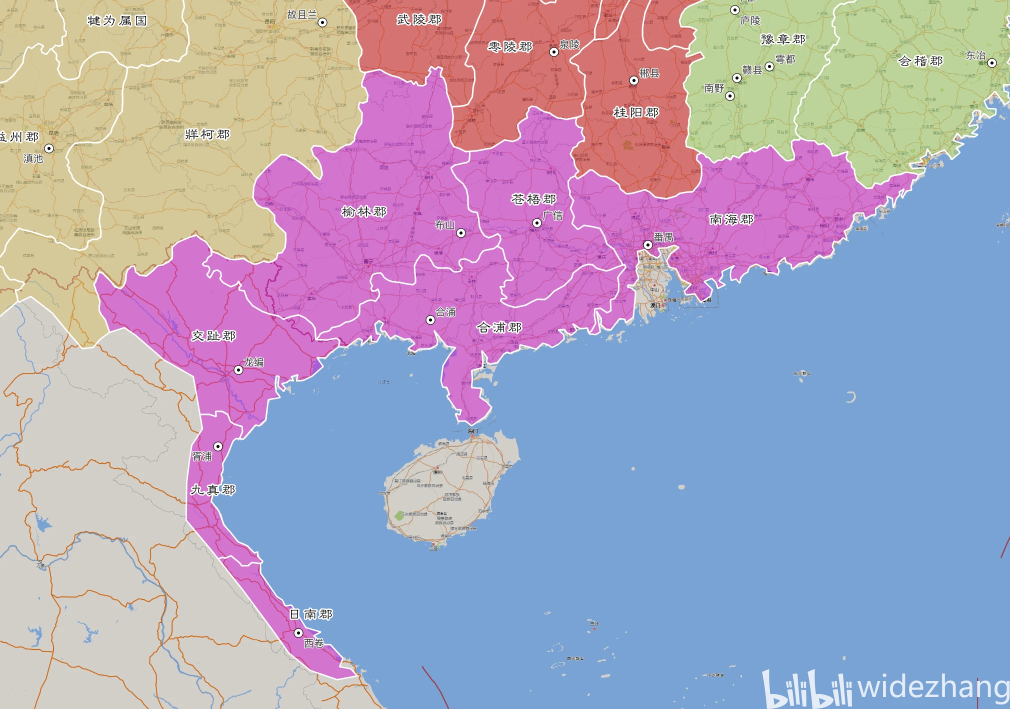
#> input picture docs/ref_imgs/交州.png, 2020 x 1418 px, given in place of 全览-郡治.png, which was not available (shown at 1/2 size)
$ python analyze_ref_colors.py
#> lines starting #> are read from the running program, lines starting #| are printed output that depends on the picture; after the words box and inside, x2 and y2 are one past the last pixel; in counts of white or black regions, pixels touching at a corner belong together; pictures that were not available may be replaced by others from this repository, and a replacement may not be noted
"""分析参考图色彩分布：判断各州边界在哪些图里以可分离的彩色区域存在，
并核验 全览-郡治(9933) 与 全览-郡级(2020) 的对应关系。"""
from PIL import Image
import numpy as np
import os

REF = '汉末十三州地图范例'

def load_rgb(path, size=None):
#> called with path = '汉末十三州地图范例/全览-郡治.png', size = (2020, 1418)
    im = Image.open(path).convert('RGB')
#> im is the input picture: PIL image 2020x1418 RGB; mean R, G, B 172, 165.6, 190.4
    if size:
        im = im.resize(size, Image.LANCZOS)
    return np.asarray(im).astype(np.int32)
#| ===== 全览-郡治.png  shape=2020x1418 =====

def vivid_palette(rgb, topn=30, quant=8):
    """返回鲜艳色的 (count, centroid_x, centroid_y, color)，用于判别州填充色。"""
#> called with topn = 30, quant = 8
    h, w = rgb.shape[:2]
#> h = 1418; w = 2020
    ys, xs = np.mgrid[0:h, 0:w]
    r, g, b = rgb[:, :, 0], rgb[:, :, 1], rgb[:, :, 2]
    chroma = np.maximum.reduce([r, g, b]) - np.minimum.reduce([r, g, b])
    lum = (r + g + b) / 3
    vivid = (chroma > 45) & (lum > 35) & (lum < 235)
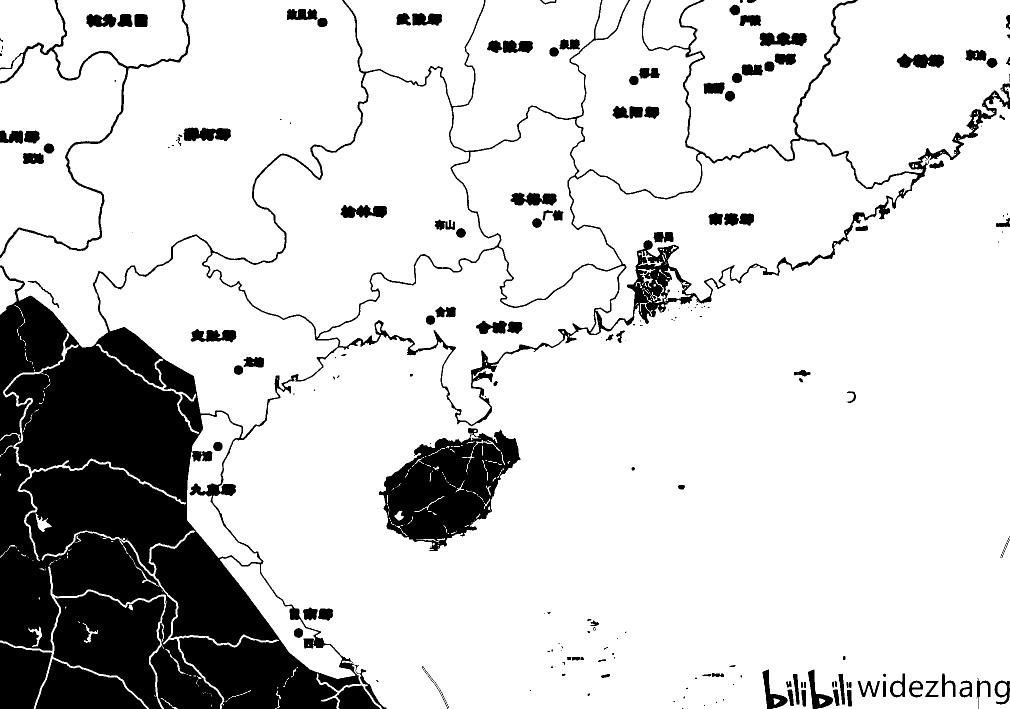
#> vivid: shape (1418, 2020) bool (shown at 1/2 size); 83.1% white; 203 black regions (77 under 20 px), largest, box (x1, y1, x2, y2) and area: (0, 0, 2020, 1418) 327178, (758, 856, 1041, 1102) 38639, (105, 1183, 329, 1418) 32160
    pts = rgb.reshape(-1, 3)
    vmask = vivid.reshape(-1)
    if vmask.sum() == 0:
        return [], 0.0
    vp = pts[vmask]
    vx = xs.reshape(-1)[vmask]
    vy = ys.reshape(-1)[vmask]
    # 量化
    q = (vp // quant) * quant
    # 用字典聚合
    from collections import defaultdict
    agg = defaultdict(lambda: [0, 0, 0, 0])  # count, sumx, sumy, _
    color_of = {}
    for i in range(len(vp)):
        key = (int(q[i, 0]), int(q[i, 1]), int(q[i, 2]))
        a = agg[key]
        a[0] += 1
        a[1] += int(vx[i])
        a[2] += int(vy[i])
        color_of[key] = (int(vp[i, 0]), int(vp[i, 1]), int(vp[i, 2]))
#> this loop made 2379380 passes
#> key on passes 1 to 3: (208, 200, 152), (208, 200, 152), (208, 200, 152)
#> after the loop, color_of = 3047 items
    items = []
    for key, a in agg.items():
        items.append((a[0], a[1] // a[0], a[2] // a[0], color_of[key]))
#> after the loop, items = 3047 items
    items.sort(reverse=True)
    frac = vmask.sum() / (h * w)
#> frac = 0.831
    return items[:topn], frac

def report(path, size=None):
    name = os.path.basename(path)
    rgb = load_rgb(path, size)
    print(f"\n===== {name}  shape={rgb.shape[1]}x{rgb.shape[0]} =====")
    items, frac = vivid_palette(rgb)
#> items = 30 items; frac = 0.831
    print(f"鲜艳像素占比: {frac*100:.2f}%")
#| 鲜艳像素占比: 83.07%
    for cnt, cx, cy, col in items[:18]:
        print(f"  cnt={cnt:7d}  centroid=({cx:5d},{cy:5d})  rgb={col}")
#> this loop made 18 passes
#> (cnt, cx, cy, col) on passes 1 to 12: (1128601, 1373, 976, (121, 163, 212)), (306780, 873, 527, (208, 119, 203)), (222055, 311, 278, (210, 201, 159)), (122299, 1686, 149, (190, 208, 156)), (114760, 1097, 149, (209, 113, 114)), (49899, 905, 549, (214, 114, 209)), (25338, 305, 249, (212, 202, 151)), (11833, 1682, 160, (191, 213, 149)), (11773, 328, 227, (211, 198, 150)), (10176, 950, 517, (206, 119, 203)), (10135, 1248, 959, (119, 164, 212)), (9218, 328, 259, (219, 203, 158))
#|   cnt=1128601  centroid=( 1373,  976)  rgb=(121, 163, 212)
#|   cnt= 306780  centroid=(  873,  527)  rgb=(208, 119, 203)
#|   cnt= 222055  centroid=(  311,  278)  rgb=(210, 201, 159)
#|   cnt= 122299  centroid=( 1686,  149)  rgb=(190, 208, 156)
#|   cnt= 114760  centroid=( 1097,  149)  rgb=(209, 113, 114)
#|   cnt=  49899  centroid=(  905,  549)  rgb=(214, 114, 209)
#|   cnt=  25338  centroid=(  305,  249)  rgb=(212, 202, 151)
#|   cnt=  11833  centroid=( 1682,  160)  rgb=(191, 213, 149)
#> (further printed lines are left out)

if __name__ == '__main__':
    # 1) 全览-郡治 (9933) 缩小到 2020 便于分析，看是否有彩色州域
    report(os.path.join(REF, '全览-郡治.png'), size=(2020, 1418))
    # 2) 全览-郡级 (2020) 原尺寸
    report(os.path.join(REF, '全览-郡级.png'))
#> call 2 of load_rgb, with path = '汉末十三州地图范例/全览-郡级.png'
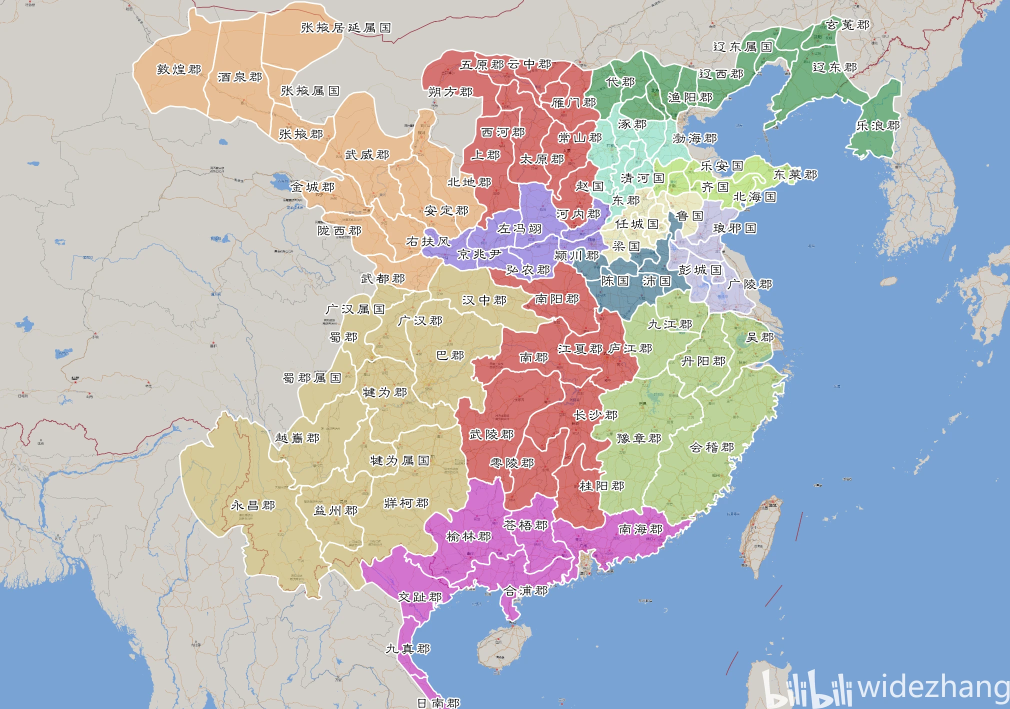
#> input picture docs/ref_imgs/全览-郡级.png, 2020 x 1418 px, found by its file name (shown at 1/2 size)
#> in load_rgb, im is the input picture: PIL image 2020x1418 RGB; mean R, G, B 181.4, 184.1, 190.2
#| ===== 全览-郡级.png  shape=2020x1418 =====
#> call 2 of vivid_palette, with topn = 30, quant = 8
#> in vivid_palette (call 2), `r, g, b = rgb[:, :, 0], rgb[:, :, 1], rgb[:, :, 2]`:
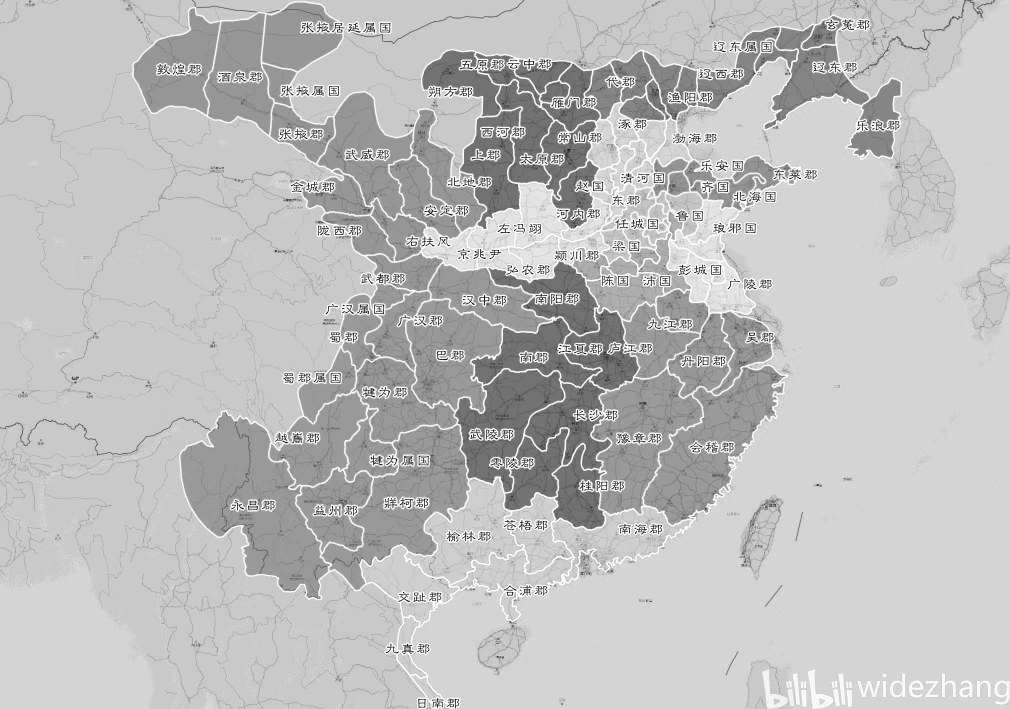
#> b: shape (1418, 2020) int32 (shown at 1/2 size); min 0, max 255, mean 190.2
#> in vivid_palette (call 2), `chroma = np.maximum.reduce([r, g, b]) - np.minimum.reduce([r, g, b])`:
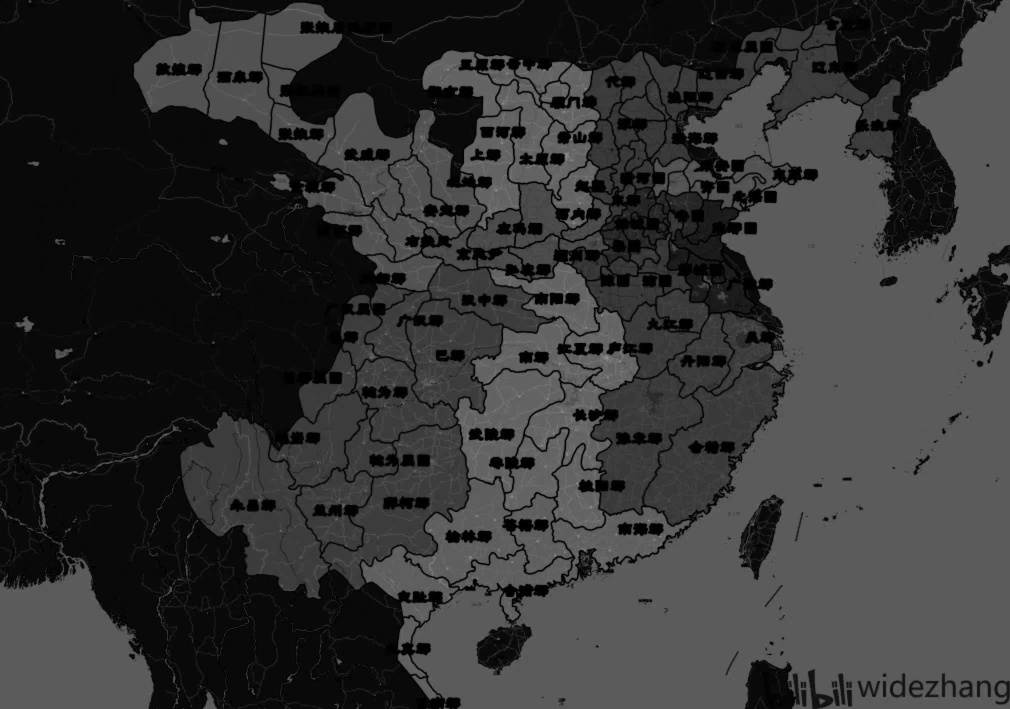
#> chroma: shape (1418, 2020) int32 (shown at 1/2 size); min 0, max 150, mean 50.9
#> in vivid_palette (call 2), `lum = (r + g + b) / 3`:
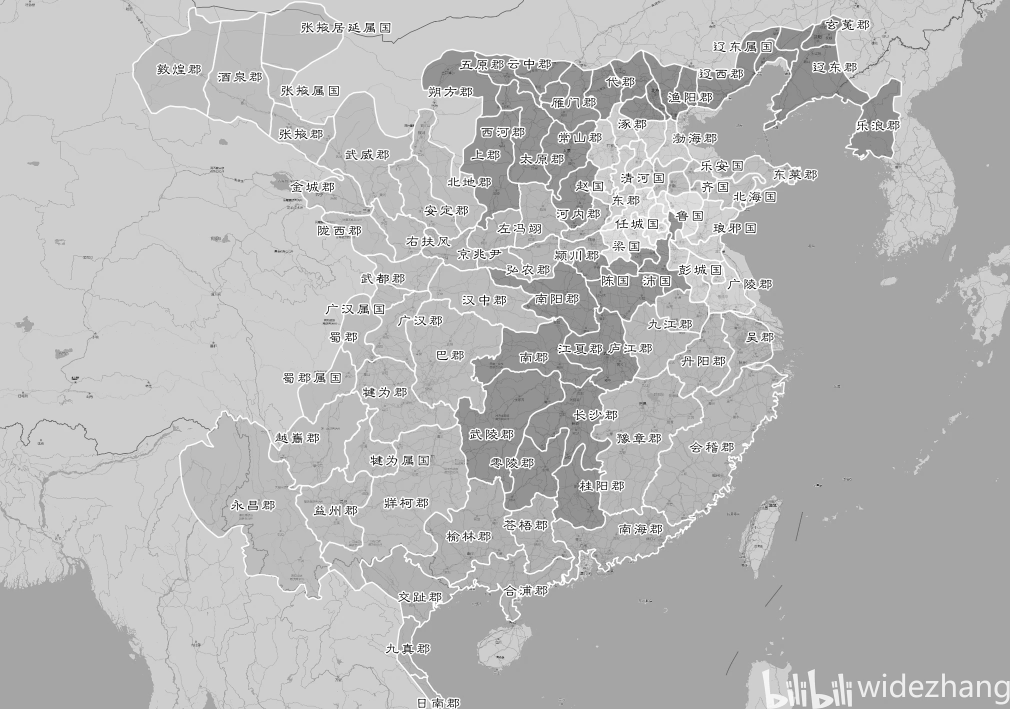
#> lum: shape (1418, 2020) float64 (shown at 1/2 size); min 0, max 255, mean 185.2
#> in vivid_palette (call 2), `vivid = (chroma > 45) & (lum > 35) & (lum < 235)`:
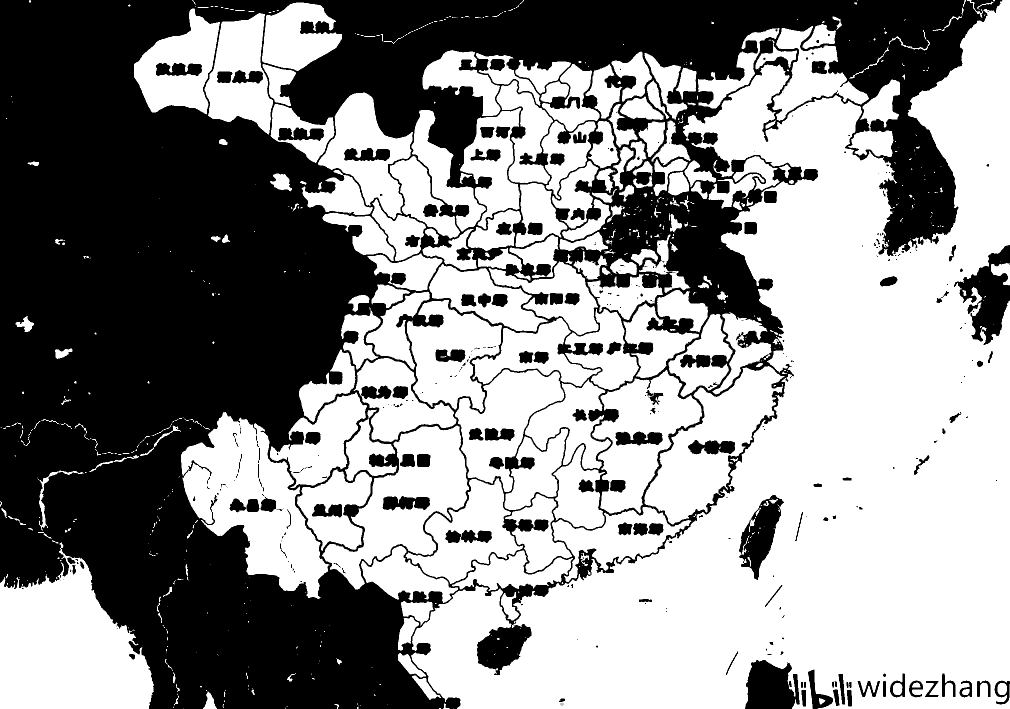
#> vivid: shape (1418, 2020) bool (shown at 1/2 size); 55.7% white; 319 black regions (185 under 20 px), largest, box (x1, y1, x2, y2) and area: (0, 0, 2005, 1418) 1187230, (1908, 490, 2020, 690) 10389, (1490, 1320, 1600, 1418) 8228
#> the loop in vivid_palette (call 2), `for i in range(len(vp)):` made 1596470 passes
#> key on passes 1 to 3: (232, 192, 184), (232, 192, 184), (128, 72, 80)
#> after the loop in vivid_palette (call 2), `for i in range(len(vp)):`: color_of = 3453 items
#> in vivid_palette (call 2), `frac = vmask.sum() / (h * w)`: frac = 0.557
#| 鲜艳像素占比: 55.74%
#> the loop in report (call 2), `for cnt, cx, cy, col in items[:18]:` made 18 passes
#> (cnt, cx, cy, col) on passes 1 to 12: (773695, 1513, 943, (121, 163, 212)), (104416, 695, 888, (213, 200, 155)), (79056, 1064, 581, (211, 113, 112)), (75480, 603, 231, (226, 191, 150)), (48944, 1359, 829, (189, 209, 154)), (34494, 992, 1107, (211, 115, 200)), (24628, 738, 870, (213, 202, 149)), (21585, 1532, 173, (117, 177, 131)), (15535, 1094, 642, (208, 119, 110)), (13226, 1365, 816, (188, 208, 151)), (13041, 682, 310, (236, 188, 150)), (12571, 755, 855, (214, 198, 144))
#|   cnt= 773695  centroid=( 1513,  943)  rgb=(121, 163, 212)
#|   cnt= 104416  centroid=(  695,  888)  rgb=(213, 200, 155)
#|   cnt=  79056  centroid=( 1064,  581)  rgb=(211, 113, 112)
#|   cnt=  75480  centroid=(  603,  231)  rgb=(226, 191, 150)
#|   cnt=  48944  centroid=( 1359,  829)  rgb=(189, 209, 154)
#|   cnt=  34494  centroid=(  992, 1107)  rgb=(211, 115, 200)
#|   cnt=  24628  centroid=(  738,  870)  rgb=(213, 202, 149)
#|   cnt=  21585  centroid=( 1532,  173)  rgb=(117, 177, 131)
#> (further printed lines are left out)
    # 3) 逐个分州图：取每个图最占面积的鲜艳色 = 该州填充色
    print("\n===== 分州图最显著填充色 (按面积最大的鲜艳色簇) =====")
    for st in ['凉州','益州','司隶','并州','冀州','青州','幽州','兖州','豫州','徐州','扬州','荆州','交州']:
        f = os.path.join(REF, f'{st}.png')
        if not os.path.exists(f):
            print('  MISSING', st); continue
        rgb = load_rgb(f)
        items, frac = vivid_palette(rgb, topn=8)
        if items:
            # 面积最大的即聚焦州
            cnt, cx, cy, col = items[0]
            print(f"  {st}: 主导色 rgb={col}  cnt={cnt}  centroid=({cx},{cy})")
